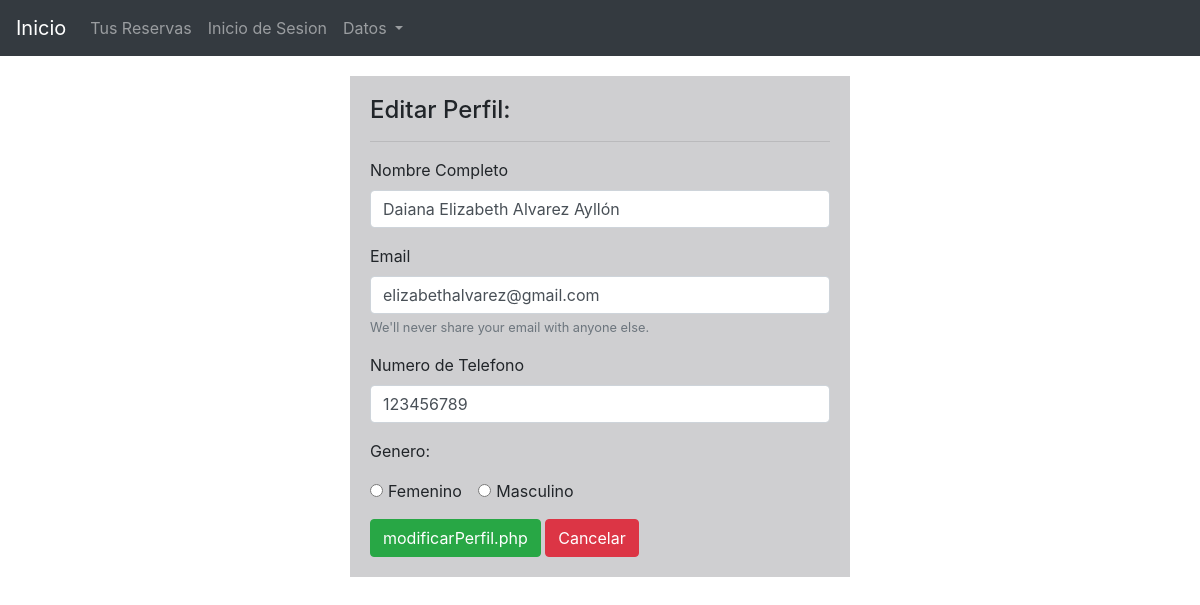
Screenshot of /ReservasHotel/php/modificar.php?id=17 with the database file from the repository.
### tables this page shows
CREATE TABLE `perfil` (
  `id` int(11) NOT NULL,
  `nomCompleto` text NOT NULL,
  `email` text NOT NULL,
  `telefono` int(11) NOT NULL,
  `sexo` text NOT NULL
);

### ReservasHotel/php/modificar.php (the view, shortened to what this page needs)
<!DOCTYPE html>
<html lang="en">
<head>
    <link rel="stylesheet" href="https://cdn.jsdelivr.net/npm/bootstrap@4.5.3/dist/css/bootstrap.min.css">
</head>
<body>
<nav class="navbar navbar-expand-lg navbar navbar-dark bg-dark">
        <a class="navbar-brand" href="Home.php">Inicio</a>
        <div class="collapse navbar-collapse" id="navbarSupportedContent">
          <ul class="navbar-nav mr-auto">
            <li class="nav-item">
              <a class="nav-link" href="tabla.php">Tus Reservas</a>
            </li>
            <li class="nav-item">
              <a class="nav-link" href="Sesion.php">Inicio de Sesion</a>
            </li>
            <li class="nav-item dropdown">
            <a class="nav-link dropdown-toggle" href="#" id="navbarDropdown" role="button" data-toggle="dropdown" aria-haspopup="true" aria-expanded="false">
            Datos
            </a>
          </ul>
        </div>
    </nav>
    <?php
        include("conexion.php");
    ?>
        <?php
            $id = $_REQUEST['id'];
            $query = "SELECT * FROM perfil WHERE id='$id'";
            $envio = $conexion->query($query);
            $row=$envio->fetch_assoc();
        ?>
    <div class="box" style="padding: 20px; width: 500px; margin: auto; margin-top: 20px; background-color: rgb(207, 207, 209);">
        <h4>Editar Perfil:</h4>
        <hr>
        <form method="POST" action="savePerfil.php">
            <div class="form-group">
                <label>Nombre Completo</label>
                <input type="text" class="form-control" name="nomCompleto" value="<?php echo $row['nomCompleto'];?>">
            </div>
            <div class="form-group">
                <label>Email</label>
                <input type="email" class="form-control" name="email" value="<?php echo $row['email'];?>">
                <small  class="form-text text-muted">We'll never share your email with anyone else.</small>
            </div>
            <div class="form-group">
                <label>Numero de Telefono</label>
                <input type="number" class="form-control" name="telefono" value="<?php echo $row['telefono'];?>">
            </div>
            <div class="form-group">
                <p>Genero:</p>
                <div class="form-check form-check-inline">
                    <input class="form-check-input" type="radio" name="sexo" value="Femenino" value="<?php echo $row['sexo'];?>">
                    <label class="form-check-label" for="inlineRadio1">Femenino</label>
                </div>
                <div class="form-check form-check-inline">
                    <input class="form-check-input" type="radio" name="sexo" value="Masculino" value="<?php echo $row['sexo'];?>">
                    <label class="form-check-label" for="inlineRadio2">Masculino</label>
                </div>
            </div>
            <input type="submit" class="btn btn-success" value="modificarPerfil.php">
            <a href="Home.php" class="btn btn-danger">Cancelar</a>
        </form>
    </div>
</body>
</html>

### rows the page displays
perfil: nomCompleto "Daiana Elizabeth Alvarez Ayllón", email "elizabethalvarez@gmail.com", telefono "123456789"
